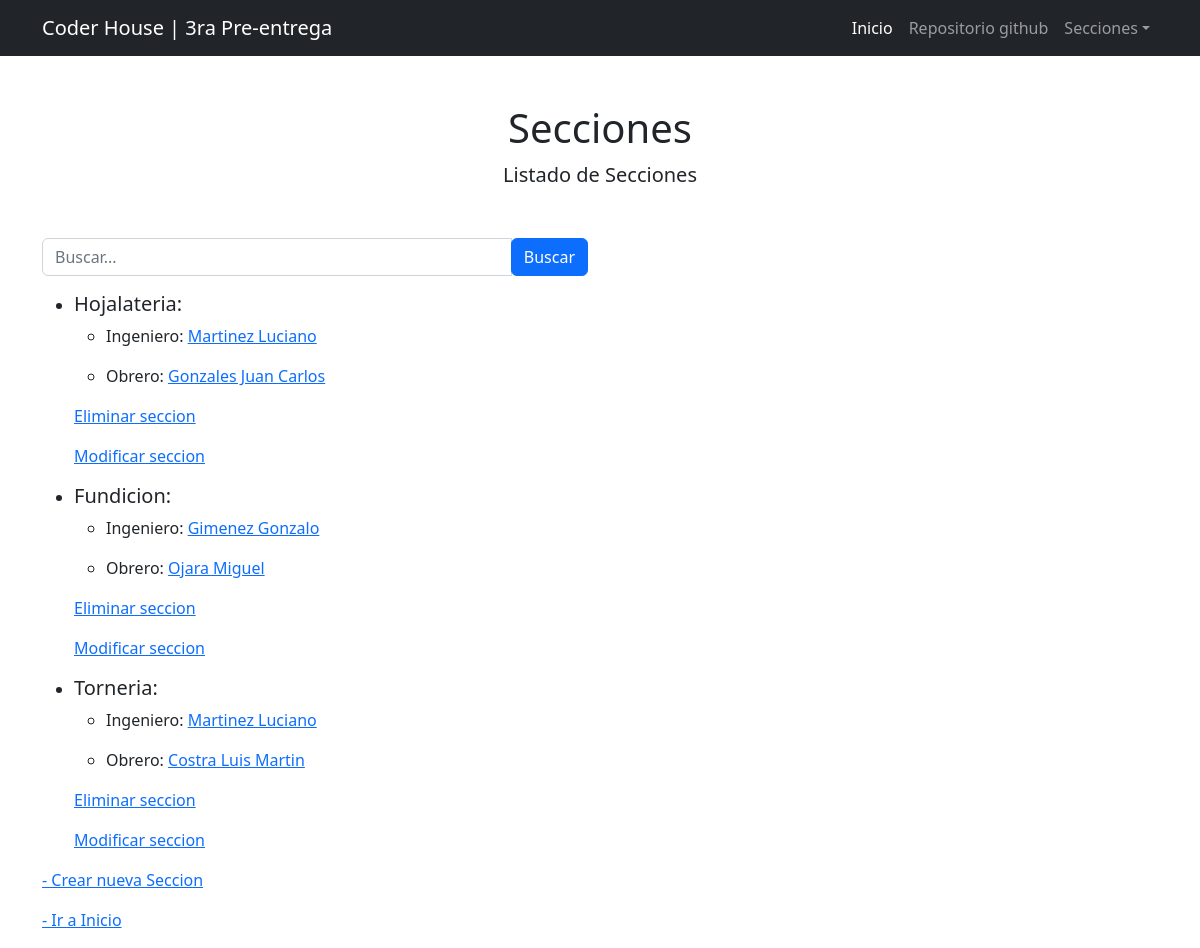
Page /informacion/seccion/listado/ on the committed database.
### empleados/models.py (models this page shows, shortened)
class Seccion(models.Model):
    nombre = models.CharField(max_length=20, unique=True)
    obrero = models.ForeignKey(
        Obrero,
        on_delete=models.SET_NULL,
        null=True,
        blank=True,
        verbose_name="Obrero",
    )
    ingeniero = models.ForeignKey(
        Ingeniero_en_jefe,
        on_delete=models.SET_NULL,
        null=True,
        blank=True,
        verbose_name="Ingeniero ",
    )
    class Meta:
        verbose_name = "Seccion"
        verbose_name_plural = "Secciones"

class Ingeniero_en_jefe(models.Model):
    nombre = models.CharField(max_length=30)
    apellido = models.CharField(max_length=30)
    edad = models.SmallIntegerField()
    def __str__(self):
        return f"{self.apellido} {self.nombre}"
    class Meta:
        verbose_name = "Ingeniero "
        verbose_name_plural = "Ingenieros "

class Obrero(models.Model):
    nombre = models.CharField(max_length=30)
    apellido = models.CharField(max_length=30)
    edad = models.SmallIntegerField()
    def __str__(self):
        return f"{self.apellido} {self.nombre}"

### empleados/views.py (the view)
# urls.py: path("seccion/listado/", views.seccion_list, name="seccion_list"),
def seccion_list(request):
    busqueda = request.GET.get("busqueda", None)
    if busqueda:
        print(busqueda)
        consulta = Seccion.objects.filter(nombre__icontains=busqueda)
    else:
        consulta = Seccion.objects.all()
    contexto = {"secciones": consulta}
    return render(request, "empleados/seccion_list.html", contexto)

### empleados/templates/empleados/seccion_list.html (shortened to what this page needs)
{% extends 'home/base.html' %}
{% block body_title %}
    Secciones
{% endblock body_title %}
{% block body_subtitle %}
    Listado de Secciones
{% endblock body_subtitle %}
{% block content %}
<div class="container mt-5">
    <div class="row mb-3">
        <div class="col-lg-6">
            <form action="{% url 'empleados:seccion_list' %}"
                  method="get"
                  class="input-group">
                <input type="text"
                       name="busqueda"
                       class="form-control"
                       placeholder="Buscar...">
                <div class="input-group-append">
                    <button class="btn btn-primary" type="submit">Buscar</button>
                </div>
            </form>
        </div>
    </div>
<ul>
    {% for seccion in secciones %}
    <li>
        <h5>{{seccion.nombre}}:</h5>
        <ul>
            <li>
                <p>Ingeniero: <a href="{% url 'empleados:ingeniero_detail' seccion.ingeniero.id%}">{{seccion.ingeniero}}</a></p>
            </li>
            <li>
                <p>Obrero: <a href="{% url 'empleados:obrero_detail' seccion.obrero.id%}">{{seccion.obrero}}</a></p>
            </li>
        </ul>
    </li>
    <a href="{% url 'empleados:seccion_delete' seccion.id %}"><p> Eliminar seccion</p></a>
    <a href="{% url 'empleados:seccion_update' seccion.id %}"><p> Modificar seccion</p></a>
    {% endfor %}
</ul>
<a href="{% url 'empleados:seccion_create' %}"><p> - Crear nueva Seccion</p></a>
<a href="{% url 'home:home_index' %}"><p> - Ir a Inicio</p></a>
{% endblock content %}

### rows in the picture
Seccion: nombre "Hojalateria", ingeniero "Martinez Luciano", obrero "Gonzales Juan Carlos"
Seccion: nombre "Fundicion", ingeniero "Gimenez Gonzalo", obrero "Ojara Miguel"
Seccion: nombre "Torneria", ingeniero "Martinez Luciano", obrero "Costra Luis Martin"
